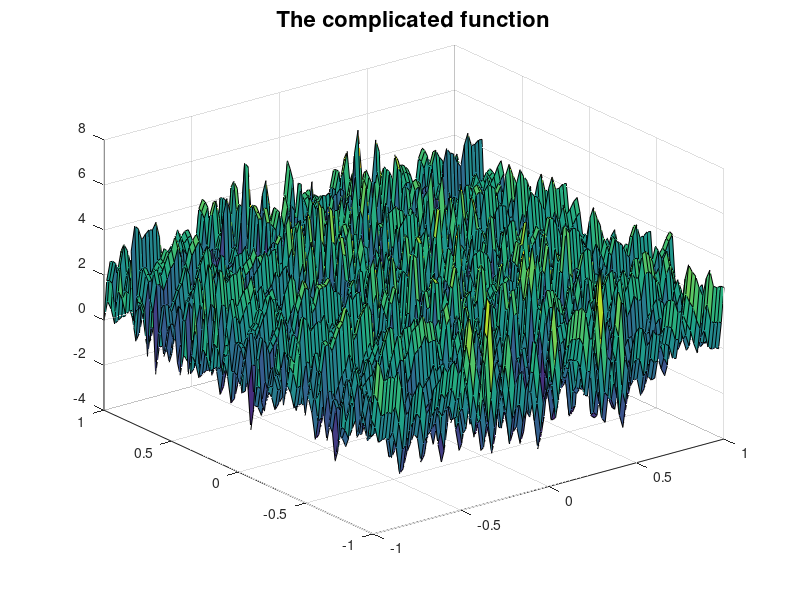

Write MATLAB code to recreate this figure. (Note: this script raises an error after producing the figure.)
%% The global minimum of a complicated function
% Alex Townsend, March 2013

%% 
% (Chebfun2 example opt/GlobalMinimum.m)
% [Tags: #100-Digit Challenge, #optimization, #Chebfun2]

%% The SIAM 100-Dollar, 100-Digit Challenge
% In February 2002, an article in SIAM News by Nick Trefethen set a challenge
% to solve ten problems each to ten digits of precision (the solution of each
% problem was a real number) [1].  One of the problems was to find the global
% minimum of the complicated function

f = @(x,y) exp(sin(50*x)) + sin(60*exp(y)) + sin(70*sin(x)) +... 
    sin(sin(80*y)) - sin(10*(x+y)) + (x.^2+y.^2)./4; 

x = linspace(-1,1); 
[xx, yy] = meshgrid(x);
surf(xx, yy, f(xx,yy)), 
title('The complicated function', 'FontSize', 16) 

%% 
% Since the term $(x^2+y^2)/4$ grows away from $(0,0)$ while the other terms
% remain bounded, it can be shown that the global minimum occurs in $[-1,1]^2$
% [2].

%%
% The function is complicated and oscillatory, but of rank $4$, as can be seen
% by rearranging its terms and using the identity $\sin(a+b) = \sin(a)\cos(b) +
% \cos(a)\sin(b)$.

g = chebfun2(f);
fprintf('Rank of function = %u\n', rank(g))

%% 
% For details about what we mean by the rank of a function see [3]. The
% minimum was found in [2] to 10,000 digits, and here are the first 16:

exact = -3.306868647475237;  % minimum. 

%%
% We can compute this minimum using Chebfun2. The minimum is correct to 
% 13 digits.

Y = min2(g); fprintf('Computed global minimum = %1.16f\n', Y)

fprintf('Error in Chebfun2 minimum = %1.4e\n', abs(Y(1) -exact))

%%
% Here is the full four-line code and how long it takes: 

s = tic; 
f = @(x,y) exp(sin(50*x)) + sin(60*exp(y)) + sin(70*sin(x)) + sin(sin(80*y)) -...
    sin(10*(x+y)) + (x.^2+y.^2)./4; 
g = chebfun2(f);
[Y, X] = min2(g);
t = toc(s);

fprintf('Total time taken = %1.4fs\n',t)

%%
% Here is the plot of the minimum in a contour plot: 

contour(g), hold on, plot(X(1), X(2), 'k.', 'markersize', 20), hold off

%%
% To see that the computed point is the global minimum we make the following
% plot:

plot(g), hold on, plot3(X(1),X(2),Y,'k.','markersize',40)
zlim([-10 10]), view(-24.5,4)

%% References
% [1] Lloyd N. Trefethen, A 100-Dollar, 100-Digit Challenge, SIAM News, 35
% (2002).
%
% [2] Folkmar Bornemann, Dirk Laurie, Stan Wagon and Joerg Waldvogel, The SIAM
% 100-Digit Challenge: A Study in High-Accuracy Numerical Computing, SIAM, 2004.
%
% [3] A. Townsend and L. N. Trefethen, An extension of Chebfun to two 
% dimensions, SIAM Journal on Scientific Computing,
% 35 (2013), C495-C518.
